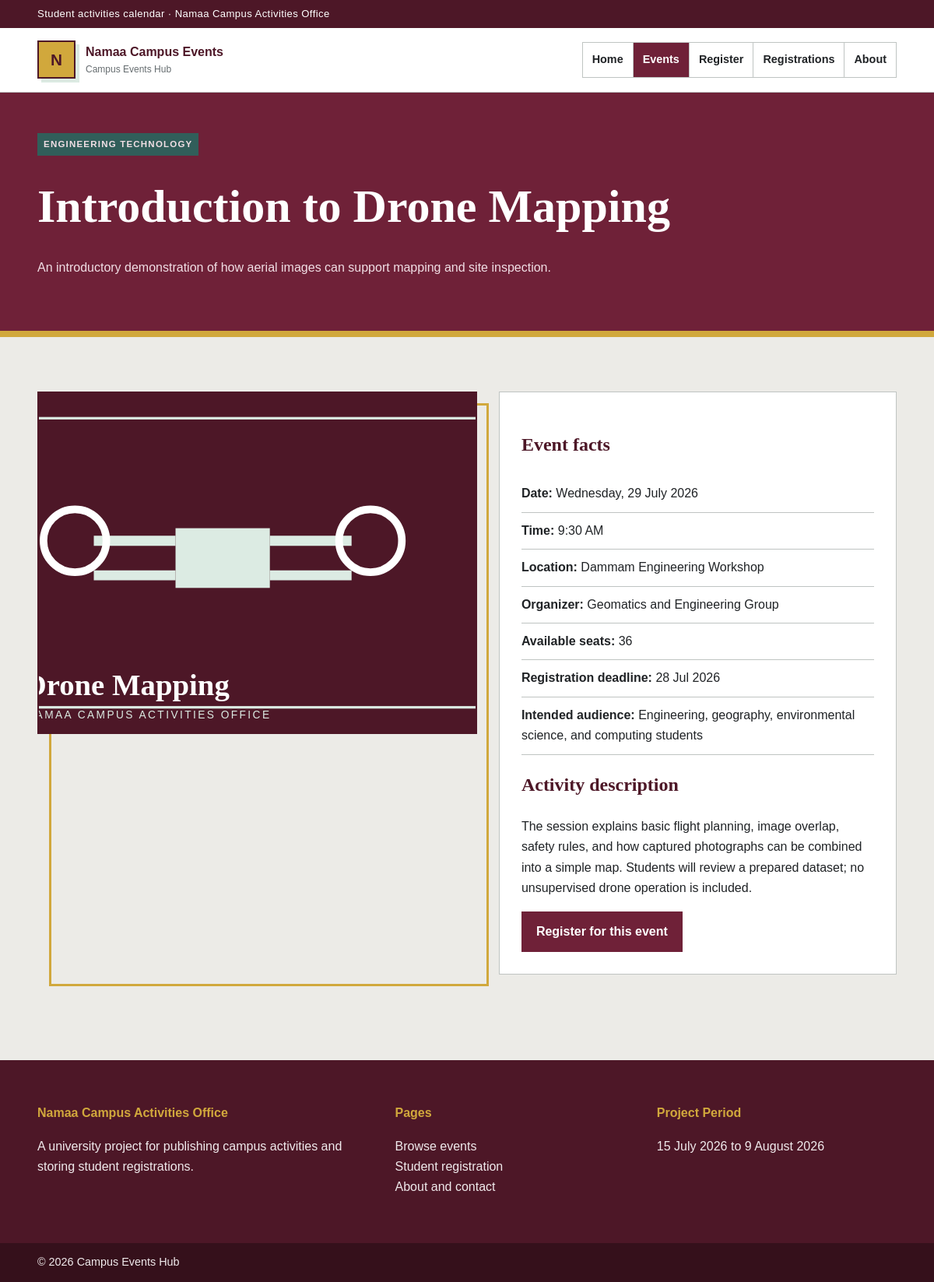
/event.php?id=3, run on the app's committed database.
### tables this page shows
CREATE TABLE events (
    id INT AUTO_INCREMENT PRIMARY KEY,
    title VARCHAR(150) NOT NULL,
    category VARCHAR(80) NOT NULL,
    event_date DATE NOT NULL,
    event_time TIME NOT NULL,
    location VARCHAR(150) NOT NULL,
    short_description VARCHAR(300) NOT NULL,
    full_description TEXT NOT NULL,
    image VARCHAR(180) NOT NULL,
    available_seats INT NOT NULL DEFAULT 0,
    organizer VARCHAR(150) NOT NULL,
    registration_deadline DATE NOT NULL,
    intended_audience VARCHAR(180) NOT NULL,
    featured TINYINT(1) NOT NULL DEFAULT 0
);

### event.php (the view, shortened to what this page needs)
<?php
require 'includes/db.php';
$event = null;
$eventId = filter_input(INPUT_GET, 'id', FILTER_VALIDATE_INT);
if ($eventId && $eventId > 0) {
    $stmt = mysqli_prepare($conn, "SELECT * FROM events WHERE id = ?");
    mysqli_stmt_bind_param($stmt, 'i', $eventId);
    mysqli_stmt_execute($stmt);
    $result = mysqli_stmt_get_result($stmt);
    $event = mysqli_fetch_assoc($result);
}
require 'includes/header.php';
?>
<section class="page-banner">
    <div class="shell">
        <p class="eyebrow"><?php echo $event ? htmlspecialchars($event['category']) : 'Event details'; ?></p>
        <h1><?php echo $event ? htmlspecialchars($event['title']) : 'Event not found'; ?></h1>
        <p>
            <?php
            echo $event
                ? htmlspecialchars($event['short_description'])
                : 'The supplied event ID is missing, invalid, or unavailable.';
            ?>
        </p>
    </div>
</section>
<section class="section">
    <div class="shell">
        <?php if ($event): ?>
            <article class="detail-grid">
                <div class="detail-image">
                    <img src="<?php echo htmlspecialchars($event['image']); ?>"
                         alt="<?php echo htmlspecialchars($event['title']); ?>">
                </div>
                <div class="detail-panel">
                    <h2>Event facts</h2>
                    <ul class="fact-list">
                        <li><strong>Date:</strong> <?php echo date('l, d F Y', strtotime($event['event_date'])); ?></li>
                        <li><strong>Time:</strong> <?php echo date('g:i A', strtotime($event['event_time'])); ?></li>
                        <li><strong>Location:</strong> <?php echo htmlspecialchars($event['location']); ?></li>
                        <li><strong>Organizer:</strong> <?php echo htmlspecialchars($event['organizer']); ?></li>
                        <li><strong>Available seats:</strong> <?php echo (int) $event['available_seats']; ?></li>
                        <li><strong>Registration deadline:</strong> <?php echo date('d M Y', strtotime($event['registration_deadline'])); ?></li>
                        <li><strong>Intended audience:</strong> <?php echo htmlspecialchars($event['intended_audience']); ?></li>
                    </ul>
                    <h2>Activity description</h2>
                    <p><?php echo nl2br(htmlspecialchars($event['full_description'])); ?></p>
                    <a class="button" href="register.php?event_id=<?php echo (int) $event['id']; ?>">
                        Register for this event
                    </a>
                </div>
            </article>
        <?php endif; ?>
    </div>
</section>
<?php
require 'includes/footer.php';
?>

### css/style.css (style rules this page uses)
:root { --burgundy: #6f2138; --burgundy-dark: #4d1727; --teal: #477d78; --teal-dark: #315e5a; --stone: #ecebe7; --mint: #dcebe3; --mustard: #d1a83c; --white: #ffffff; --ink: #202326; --muted: #666d70; --line: #bfc4c2; --success: #2e684b; --danger: #9d3434; --max: 1160px; }
* { box-sizing: border-box; }
body { margin: 0; font-family: Verdana, Arial, sans-serif; color: var(--ink); background: var(--stone); line-height: 1.65; }
img { display: block; max-width: 100%; }
a { color: inherit; }
.shell { width: min(var(--max), 92%); margin: 0 auto; }
.eyebrow { display: inline-block; margin: 0 0 10px; padding: 5px 8px; color: var(--white); background: var(--teal-dark); text-transform: uppercase; font-size: 0.72rem; font-weight: 800; letter-spacing: 1.2px; }
.button { display: inline-block; padding: 11px 17px; color: var(--white); background: var(--burgundy); border: 2px solid var(--burgundy); text-decoration: none; font-weight: 800; cursor: pointer; }
.section { padding: 70px 0; }
.page-banner { padding: 52px 0; background: var(--burgundy); color: var(--white); border-bottom: 8px solid var(--mustard); }
.page-banner h1 { margin: 6px 0 8px; font-family: Georgia, "Times New Roman", serif; font-size: clamp(2.5rem, 5vw, 4.4rem); }
.page-banner p { max-width: 760px; color: #f1dfe5; }
.detail-grid { display: grid; grid-template-columns: 1.05fr 0.95fr; gap: 28px; }
.detail-image { position: relative; }
.detail-image::after { content: ""; position: absolute; inset: 15px -15px -15px 15px; border: 3px solid var(--mustard); z-index: 0; }
.detail-image img { position: relative; z-index: 1; width: 100%; min-height: 440px; object-fit: cover; border: 2px solid var(--burgundy-dark); }
.detail-panel { padding: 28px; background: var(--white); border: 1px solid var(--line); }
.detail-panel h2 { color: var(--burgundy-dark); font-family: Georgia, "Times New Roman", serif; }
.fact-list { list-style: none; padding: 0; }
.fact-list li { padding: 10px 0; border-bottom: 1px solid var(--line); }

### data on the page
events: category "ENGINEERING TECHNOLOGY", title "Introduction to Drone Mapping", short_description "An introductory demonstration of how aerial images can support mapping and site inspection.", image (picture), event_date "Wednesday, 29 July 2026", event_time "9:30 AM", location "Dammam Engineering Workshop", organizer "Geomatics and Engineering Group", available_seats "36", registration_deadline "28 Jul 2026", intended_audience "Engineering, geography, environmental science, and computing students", full_description "The session explains basic flight planning, image overlap, safety rules, and how captured photographs can be combined into a simple map. Students will review a prepared dataset; no unsupervised drone operation is included."
